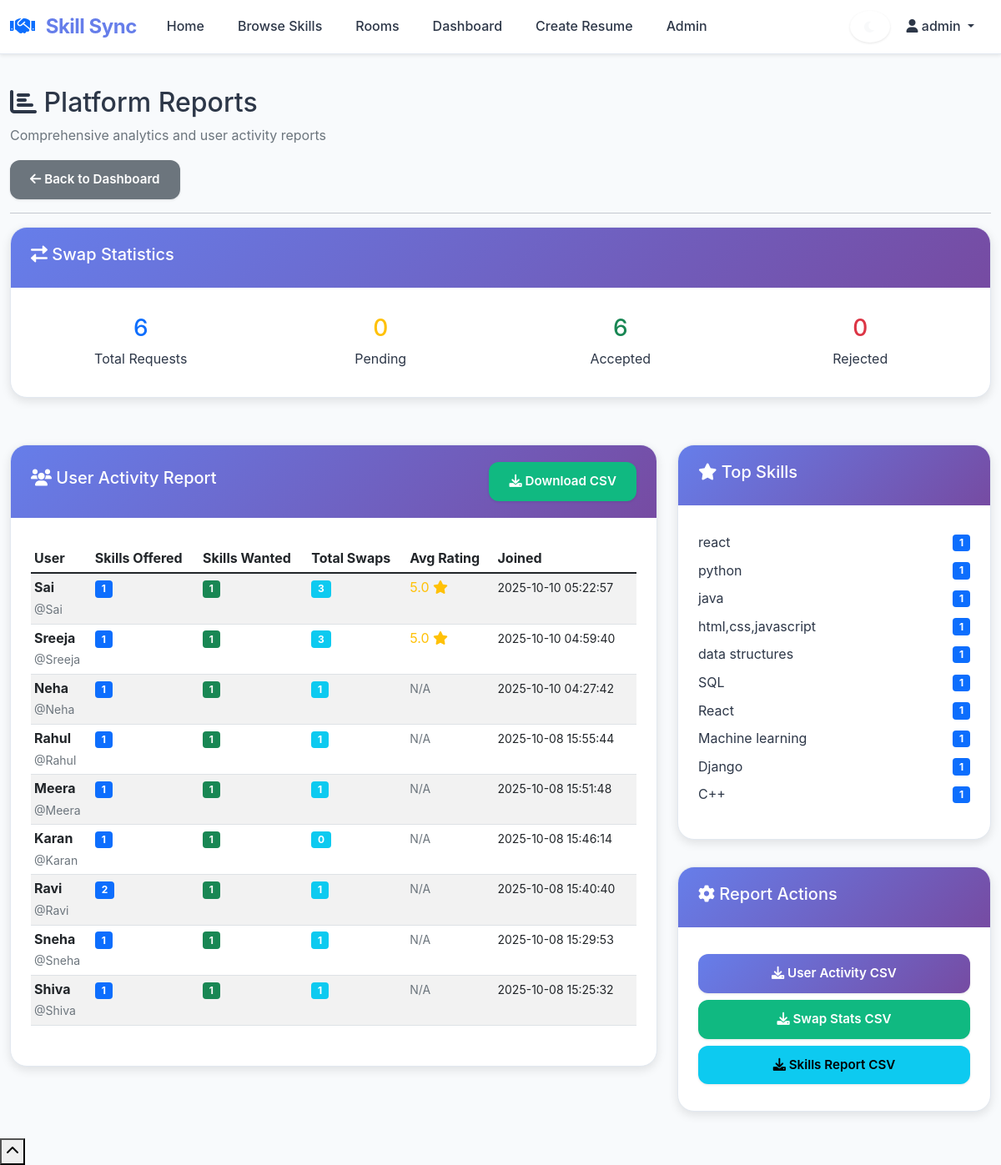
The page /admin/reports (signed in) on the database its author committed.
### tables this page shows
CREATE TABLE users (
            id INTEGER PRIMARY KEY AUTOINCREMENT,
            username TEXT UNIQUE NOT NULL,
            email TEXT UNIQUE NOT NULL,
            password_hash TEXT NOT NULL,
            name TEXT NOT NULL,
            location TEXT,
            profile_photo TEXT,
            is_public INTEGER DEFAULT 1,
            availability TEXT,
            is_admin INTEGER DEFAULT 0,
            is_banned INTEGER DEFAULT 0,
            created_at TIMESTAMP DEFAULT CURRENT_TIMESTAMP
        );

CREATE TABLE skills_offered (
            id INTEGER PRIMARY KEY AUTOINCREMENT,
            user_id INTEGER,
            skill_name TEXT NOT NULL,
            description TEXT,
            is_approved INTEGER DEFAULT 1,
            created_at TIMESTAMP DEFAULT CURRENT_TIMESTAMP,
            FOREIGN KEY (user_id) REFERENCES users (id)
        );

### app.py (the view)
@app.route('/admin/reports')
def admin_reports():
    if 'user_id' not in session or not session.get('is_admin'):
        flash('Access denied!')
        return redirect(url_for('login'))
    conn = get_db_connection()
    user_activity = conn.execute('''
        SELECT u.name, u.username, u.created_at,
               (SELECT COUNT(*) FROM skills_offered WHERE user_id = u.id) as skills_offered,
               (SELECT COUNT(*) FROM skills_wanted WHERE user_id = u.id) as skills_wanted,
               (SELECT COUNT(*) FROM swap_requests WHERE requester_id = u.id OR provider_id = u.id) as total_swaps,
               (SELECT AVG(rating) FROM ratings WHERE rated_id = u.id) as avg_rating
        FROM users u
        WHERE u.is_admin = 0
        ORDER BY u.created_at DESC
    ''').fetchall()
    swap_stats = conn.execute('''
        SELECT
            COUNT(*) as total_requests,
            SUM(CASE WHEN status = 'pending' THEN 1 ELSE 0 END) as pending,
            SUM(CASE WHEN status = 'accepted' THEN 1 ELSE 0 END) as accepted,
            SUM(CASE WHEN status = 'rejected' THEN 1 ELSE 0 END) as rejected
        FROM swap_requests
    ''').fetchone()
    top_skills = conn.execute('''
        SELECT skill_name, COUNT(*) as count
        FROM skills_offered
        WHERE is_approved = 1
        GROUP BY skill_name
        ORDER BY count DESC
        LIMIT 10
    ''').fetchall()
    conn.close()
    return render_template('admin_reports.html',
                         user_activity=user_activity,
                         swap_stats=swap_stats,
                         top_skills=top_skills)

### app.py (called while the page is built)
def get_db_connection():
    conn = sqlite3.connect('skillswap.db')
    conn.row_factory = sqlite3.Row
    return conn

### templates/admin_reports.html (shortened to what this page needs)
{% extends "base.html" %}
{% block content %}
<div class="row">
    <div class="col-md-12">
        <h2><i class="fas fa-chart-bar"></i> Platform Reports</h2>
        <p class="text-muted">Comprehensive analytics and user activity reports</p>
        <a href="{{ url_for('admin_dashboard') }}" class="btn btn-secondary">
                    <i class="fas fa-arrow-left"></i> Back to Dashboard
                </a>
        <hr>
    </div>
</div>
<div class="row mb-4">
    <div class="col-md-12">
        <div class="card">
            <div class="card-header">
                <h5><i class="fas fa-exchange-alt"></i> Swap Statistics</h5>
            </div>
            <div class="card-body">
                <div class="row text-center">
                    <div class="col-md-3">
                        <h3 class="text-primary">{{ swap_stats.total_requests }}</h3>
                        <p class="mb-0">Total Requests</p>
                    </div>
                    <div class="col-md-3">
                        <h3 class="text-warning">{{ swap_stats.pending }}</h3>
                        <p class="mb-0">Pending</p>
                    </div>
                    <div class="col-md-3">
                        <h3 class="text-success">{{ swap_stats.accepted }}</h3>
                        <p class="mb-0">Accepted</p>
                    </div>
                    <div class="col-md-3">
                        <h3 class="text-danger">{{ swap_stats.rejected }}</h3>
                        <p class="mb-0">Rejected</p>
                    </div>
                </div>
            </div>
        </div>
    </div>
</div>
<div class="row">
    <div class="col-lg-8">
        <div class="card">
            <div class="card-header d-flex justify-content-between align-items-center">
                <h5><i class="fas fa-users"></i> User Activity Report</h5>
                <button class="btn btn-sm btn-success" onclick="downloadUserReport()">
                    <i class="fas fa-download"></i> Download CSV
                </button>
            </div>
            <div class="card-body">
                <div class="table-responsive">
                    <table class="table table-striped table-sm" id="userActivityTable">
                        <thead>
                            <tr>
                                <th>User</th>
                                <th>Skills Offered</th>
                                <th>Skills Wanted</th>
                                <th>Total Swaps</th>
                                <th>Avg Rating</th>
                                <th>Joined</th>
                            </tr>
                        </thead>
                        <tbody>
                            {% for user in user_activity %}
                                <tr>
                                    <td>
                                        <strong>{{ user.name }}</strong><br>
                                        <small class="text-muted">@{{ user.username }}</small>
                                    </td>
                                    <td><span class="badge bg-primary">{{ user.skills_offered }}</span></td>
                                    <td><span class="badge bg-success">{{ user.skills_wanted }}</span></td>
                                    <td><span class="badge bg-info">{{ user.total_swaps }}</span></td>
                                    <td>
                                        {% if user.avg_rating %}
                                            <span class="text-warning">
                                                {{ "%.1f"|format(user.avg_rating) }}
                                                <i class="fas fa-star"></i>
                                            </span>
                                        {% else %}
                                            <small class="text-muted">N/A</small>
                                        {% endif %}
                                    </td>
                                    <td><small>{{ user.created_at }}</small></td>
                                </tr>
                            {% endfor %}
                        </tbody>
                    </table>
                </div>
            </div>
        </div>
    </div>
    <div class="col-lg-4">
        <div class="card">
            <div class="card-header">
                <h5><i class="fas fa-star"></i> Top Skills</h5>
            </div>
            <div class="card-body">
                {% if top_skills %}
                    {% for skill in top_skills %}
                        <div class="d-flex justify-content-between align-items-center mb-2">
                            <span>{{ skill.skill_name }}</span>
                            <span class="badge bg-primary">{{ skill.count }}</span>
                        </div>
                    {% endfor %}
                {% else %}
                    <p class="text-muted">No skills data available.</p>
                {% endif %}
            </div>
        </div>
        <div class="card mt-3">
            <div class="card-header">
                <h5><i class="fas fa-cog"></i> Report Actions</h5>
            </div>
            <div class="card-body">
                <div class="d-grid gap-2">
                    <button class="btn btn-primary" onclick="downloadUserReport()">
                        <i class="fas fa-download"></i> User Activity CSV
                    </button>
                    <button class="btn btn-success" onclick="downloadSwapReport()">
                        <i class="fas fa-download"></i> Swap Stats CSV
                    </button>
                    <button class="btn btn-info" onclick="downloadSkillsReport()">
                        <i class="fas fa-download"></i> Skills Report CSV
                    </button>
                </div>
            </div>
        </div>
    </div>
</div>
{% endblock %}

### static/css/style.css (style rules this page uses)
:root { --primary: #667eea; --primary-dark: #5a67d8; --primary-light: #a5b4fc; --secondary: #764ba2; --accent: #ffd89b; --success: #10b981; --danger: #ef4444; --warning: #f59e0b; --bg-light: #f8fafc; --bg-white: #ffffff; --bg-dark: #1a1a2e; --text-main: #2d3748; --text-muted: #718096; --text-light: #a0aec0; --border-light: #e2e8f0; --shadow-sm: 0 1px 3px rgba(0, 0, 0, 0.1); --shadow-md: 0 4px 12px rgba(0, 0, 0, 0.1); --shadow-lg: 0 10px 25px rgba(0, 0, 0, 0.15); --radius-sm: 8px; --radius-md: 12px; --radius-lg: 20px; }
body { font-family: 'Inter', 'Segoe UI', -apple-system, BlinkMacSystemFont, sans-serif; background: var(--bg-light); color: var(--text-main); min-height: 100vh; padding-top: 80px; font-size: 1rem; line-height: 1.6; -webkit-font-smoothing: antialiased; -moz-osx-font-smoothing: grayscale; }
.card { border: 1px solid var(--border-light); border-radius: var(--radius-lg); box-shadow: var(--shadow-md); background: var(--bg-white); margin-bottom: 2rem; transition: all 0.3s ease; overflow: hidden; }
.card-header { background: linear-gradient(135deg, var(--primary) 0%, var(--secondary) 100%); color: white; font-weight: 600; border-bottom: none; border-radius: var(--radius-lg) var(--radius-lg) 0 0; font-size: 1.1rem; padding: 1.25rem 1.5rem; }
.card-body { padding: 2rem 1.5rem; }
.btn { border-radius: var(--radius-md); font-weight: 600; padding: 0.75rem 1.5rem; font-size: 0.95rem; transition: all 0.3s ease; box-shadow: var(--shadow-sm); border: none; position: relative; overflow: hidden; }
.btn::before { content: ''; position: absolute; top: 0; left: -100%; width: 100%; height: 100%; background: linear-gradient(90deg, transparent, rgba(255, 255, 255, 0.2), transparent); transition: left 0.5s; }
.btn-primary { background: linear-gradient(135deg, var(--primary) 0%, var(--secondary) 100%); color: white; }
.btn-success { background: var(--success); color: white; }

### rows shown on the page
users: name "Sai", username "Sai", skills_offered "1", skills_wanted "1", total_swaps "3", avg_rating "5.0", created_at "2025-10-10 05:22:57"
users: name "Sreeja", username "Sreeja", skills_offered "1", skills_wanted "1", total_swaps "3", avg_rating "5.0", created_at "2025-10-10 04:59:40"
users: name "Neha", username "Neha", skills_offered "1", skills_wanted "1", total_swaps "1", shows "N/A", created_at "2025-10-10 04:27:42"
users: name "Rahul", username "Rahul", skills_offered "1", skills_wanted "1", total_swaps "1", shows "N/A", created_at "2025-10-08 15:55:44"
users: name "Meera", username "Meera", skills_offered "1", skills_wanted "1", total_swaps "1", shows "N/A", created_at "2025-10-08 15:51:48"
users: name "Karan", username "Karan", skills_offered "1", skills_wanted "1", total_swaps "0", shows "N/A", created_at "2025-10-08 15:46:14"
users: name "Ravi", username "Ravi", skills_offered "2", skills_wanted "1", total_swaps "1", shows "N/A", created_at "2025-10-08 15:40:40"
users: name "Sneha", username "Sneha", skills_offered "1", skills_wanted "1", total_swaps "1", shows "N/A", created_at "2025-10-08 15:29:53"
users: name "Shiva", username "Shiva", skills_offered "1", skills_wanted "1", total_swaps "1", shows "N/A", created_at "2025-10-08 15:25:32"
skills_offered: skill_name "python", count "1"
skills_offered: skill_name "java", count "1"
skills_offered: skill_name "html,css,javascript", count "1"
skills_offered: skill_name "data structures", count "1"
skills_offered: skill_name "SQL", count "1"
skills_offered: skill_name "Machine learning", count "1"
skills_offered: skill_name "Django", count "1"

### other values the page prints
{{ session.username }} "admin"
{{ swap_stats.total_requests }} "6"
{{ swap_stats.pending }} "0"
{{ swap_stats.accepted }} "6"
{{ swap_stats.rejected }} "0"
{{ skill.skill_name }} "react" "React" "C++"
{{ skill.count }} "1" "1" "1"
